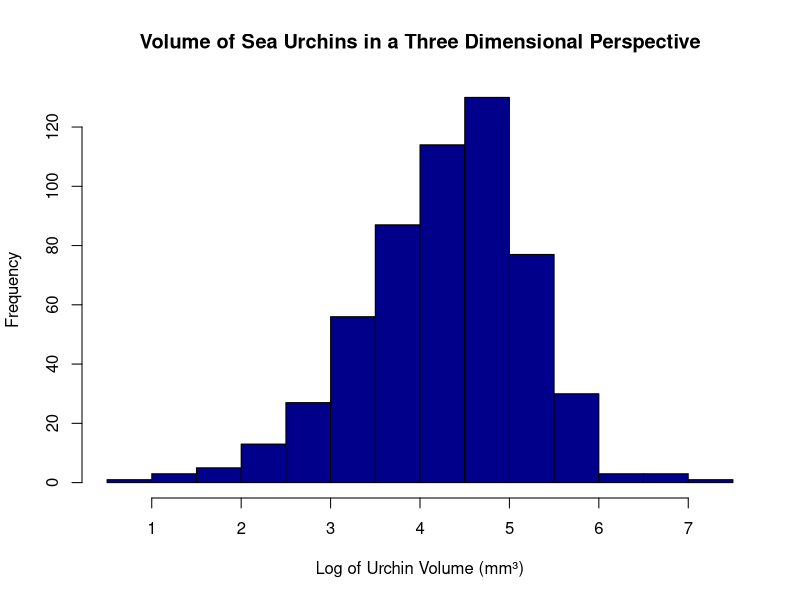
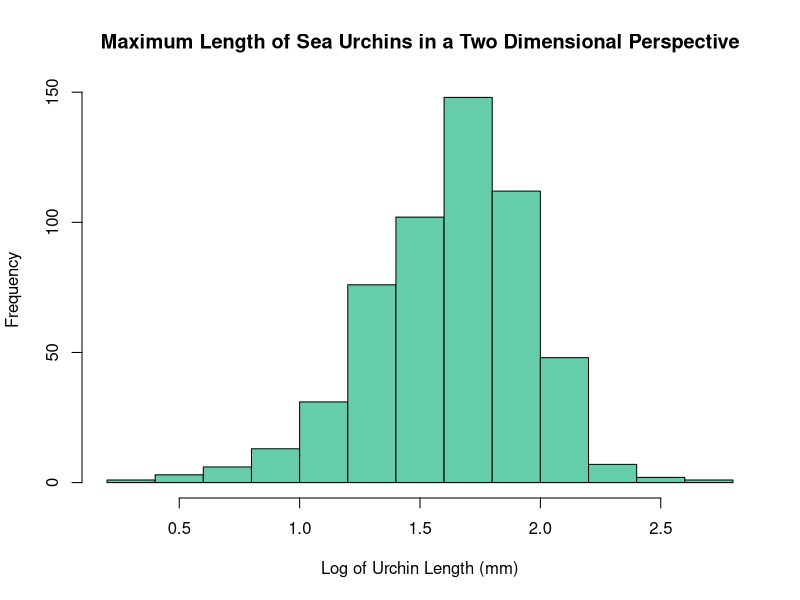
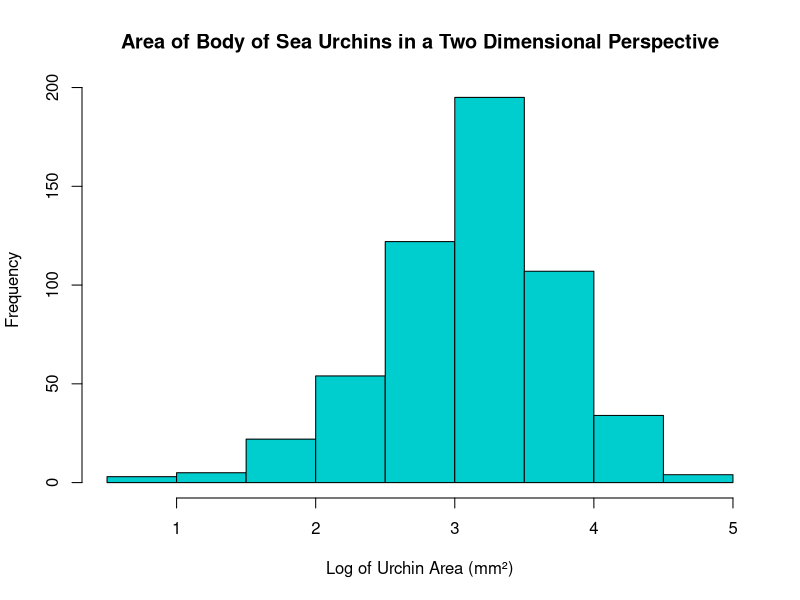

R code for these plots, in order:
setwd("/Users/HoL/Desktop")
beta=read.delim(file="echinodermSizes.txt")
urchinData=subset(beta, class=='Echinoidea')
urchinData$max_vol[is.na(urchinData$max_vol) & !is.na(urchinData$calc_max_vol)] <- urchinData$calc_max_vol[is.na(urchinData$max_vol) & !is.na(urchinData$calc_max_vol)] 

myVolX=log10(urchinData$max_vol)
hist(myVolX, main="Volume of Sea Urchins in a Three Dimensional Perspective", xlab="Log of Urchin Volume (mm³)", breaks=10, col="blue4")
meanVol=mean(urchinData$max_vol)
meanVol

quartz(height=6, width=6)
myLengthX=log10(urchinData$max_length)
hist(myLengthX, main="Maximum Length of Sea Urchins in a Two Dimensional Perspective", xlab="Log of Urchin Length (mm)", breaks=10, col="aquamarine3")
meanLength=mean(urchinData$max_length)
meanLength

quartz(height=6, width=6)
myAreaX=log10(urchinData$max_area)
hist(myAreaX, main="Area of Body of Sea Urchins in a Two Dimensional Perspective", xlab="Log of Urchin Area (mm²)", breaks=10, col="cyan3")
meanArea=mean(urchinData$max_area)
meanArea


extant <- subset(urchinData, extant =='t')
extinct <- subset(urchinData, extant =='f')

